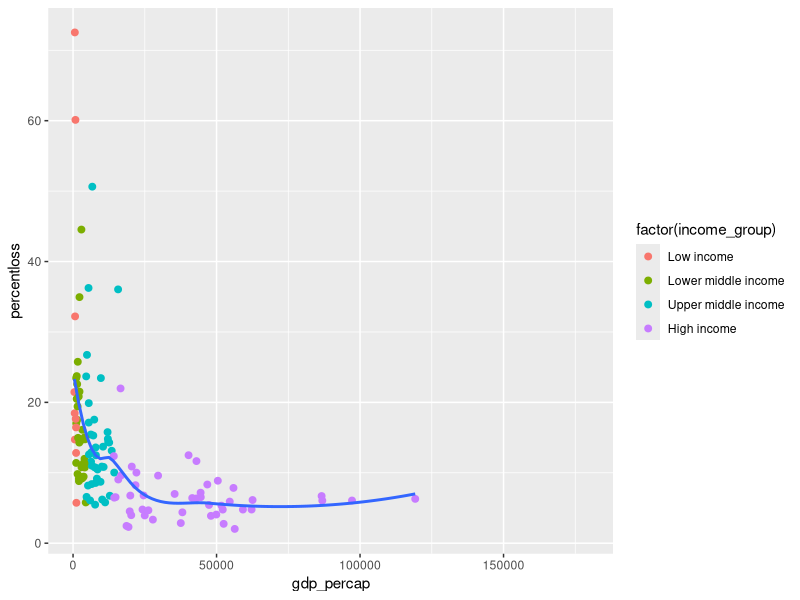
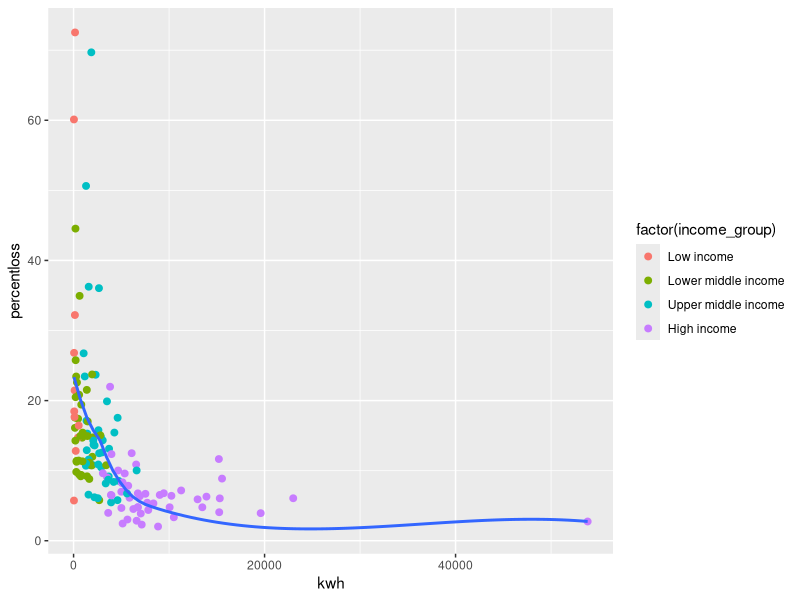
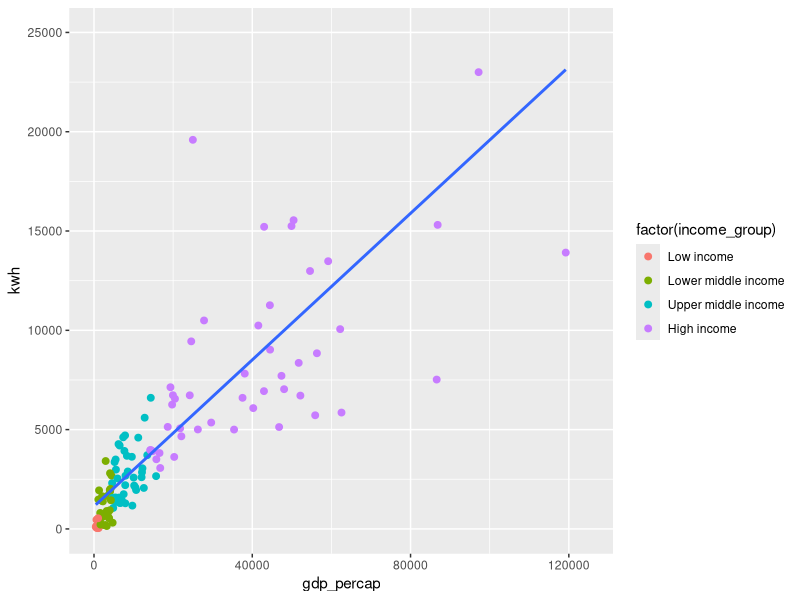
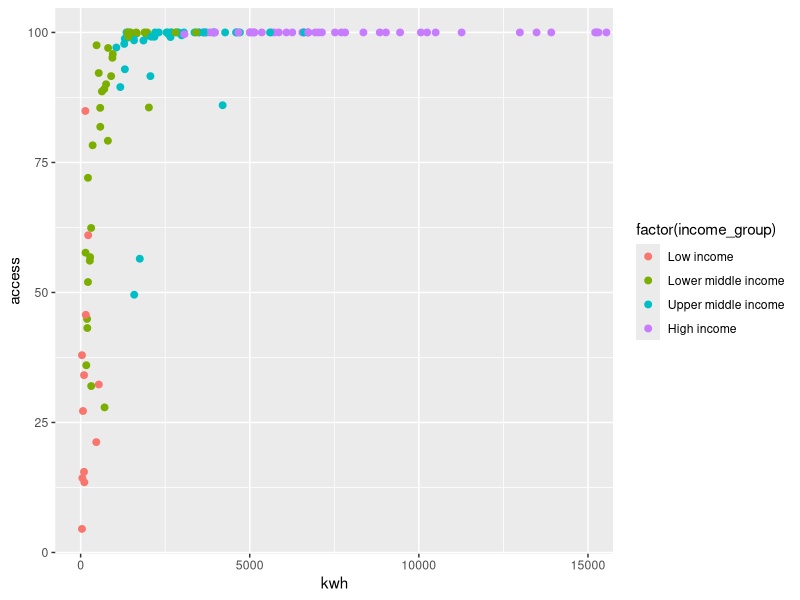

The R source for these figures, in order:
# C. McClintock
# Electric Power Losses


library(tidyverse)
library(dplyr)

# set up
getwd()
setwd("/Users/charmed33/R/Hult")

# read in the data, all from the world bank
powerloss <- read_csv("electric_loss.csv", skip = 4)
access <- read_csv("access.csv", skip = 4)
population <- read_csv("population.csv", skip = 4)
kwh <- read_csv("kwhpercap.csv", skip = 4)
gdp <- read_csv("gdp.csv", skip = 4)
countries <- read_csv("wb_countrydata.csv")

# change some names, use data from 2014, last available
colnames(powerloss)[colnames(powerloss)=="Country Name"] <- "country"
colnames(powerloss)[colnames(powerloss)=="Country Code"] <- "country_code"
colnames(powerloss)[colnames(powerloss)=="2014"] <- "percentloss"

colnames(population)[colnames(population)=="Country Name"] <- "country"
colnames(population)[colnames(population)=="Country Code"] <- "country_code"
colnames(population)[colnames(population)=="2014"] <- "population"

colnames(gdp)[colnames(gdp)=="Country Name"] <- "country"
colnames(gdp)[colnames(gdp)=="Country Code"] <- "country_code"
colnames(gdp)[colnames(gdp)=="2014"] <- "gdp"

colnames(kwh)[colnames(kwh)=="Country Name"] <- "country"
colnames(kwh)[colnames(kwh)=="Country Code"] <- "country_code"
colnames(kwh)[colnames(kwh)=="2014"] <- "kwh"

colnames(access)[colnames(access)=="Country Name"] <- "country"
colnames(access)[colnames(access)=="Country Code"] <- "country_code"
colnames(access)[colnames(access)=="2014"] <- "access"

names(countries) <- c("country_code","region","income_group","country")


# select the 2014 data
powerloss <- select(powerloss, country, country_code, percentloss)
population <- select(population, country, country_code, population)
gdp <- select(gdp, country, country_code, gdp)
kwh <- select(kwh, country, country_code, kwh)
access <- select(access, country, country_code, access)

# merge it all together
power <- left_join(powerloss, countries, by = c("country_code" = "country_code", "country" = "country"))
power <- left_join(power, population, by = c("country_code" = "country_code", "country" = "country"))
power <- left_join(power, gdp, by = c("country_code" = "country_code", "country" = "country"))
power <- left_join(power, kwh, by = c("country_code" = "country_code", "country" = "country"))
power <- left_join(power, access, by = c("country_code" = "country_code", "country" = "country"))

power <- select(power, country, country_code, region, income_group, gdp, population, everything())
power <- mutate(power, gdp_percap = gdp / population)
power <- power[complete.cases(power[ , 3]),]
power$income_group <- as.factor(power$income_group)
power <- mutate(power,
                income_group=fct_relevel(income_group,
                  "Low income",
                  "Lower middle income",
                  "Upper middle income",
                  "High income"))

# exploratory data analysis

# how much electricity is being lost?
summary(power$percentloss) # average of 13 percent loss, much higher in poor countries
summary(power$gdp_percap)

# how does that vary by income group?

## average use by income group
kwhbyincome <- as.data.frame(power %>% 
                                   group_by(income_group) %>% 
                                   summarise(mean(kwh, na.rm = TRUE)))

## average percent loss by income group
percentbyincome <- as.data.frame(power %>% 
             group_by(income_group) %>% 
              summarise(mean(percentloss, na.rm = TRUE)))

## number of countries in each income group
numbyincome <- as.data.frame(power %>% 
             group_by(income_group) %>% 
             summarise(byincome = n()))

# generalized linear models

# gdp per capita vs. percent loss
gdp_percentloss <- glm(gdp_percap ~ percentloss, data = power)
summary(gdp_percentloss)

# kwh per capita vs. percent loss
percentloss_kwh <-  glm(kwh ~ percentloss, data = power)
summary(percentloss_kwh)

# kwh per capita vs. gdp per capita
gdp_kwh <-  glm(gdp_percap ~ kwh, data = power)
summary(gdp_kwh)

# access vs. loss



# some visualization

# gdp per capita vs. percent loss
ggplot(data = power, mapping = aes(gdp_percap, percentloss, na.rm = TRUE)) + 
  geom_point(aes(colour = factor(income_group)), size = 2) + geom_smooth(se = FALSE)

# kwh per capita vs. percent loss
ggplot(data = power, mapping = aes(kwh, percentloss, na.rm = TRUE)) + 
  geom_point(aes(colour = factor(income_group)), size = 2) + geom_smooth(se = FALSE)

# kwh per capita vs. gdp per capita
ggplot(data = power, mapping = aes(gdp_percap, kwh), na.rm = TRUE) + 
  geom_point(aes(colour = factor(income_group)), size = 2) + 
  geom_smooth(method = "lm", se = FALSE) + coord_cartesian(xlim = c(0,125000), ylim=c(0,25000))
# kwh per capita vs. percent access
ggplot(data = power, mapping = aes(kwh, access), na.rm = TRUE) + 
  geom_point(aes(colour = factor(income_group)), size = 2) + 
  coord_cartesian(xlim = c(0,15000))
